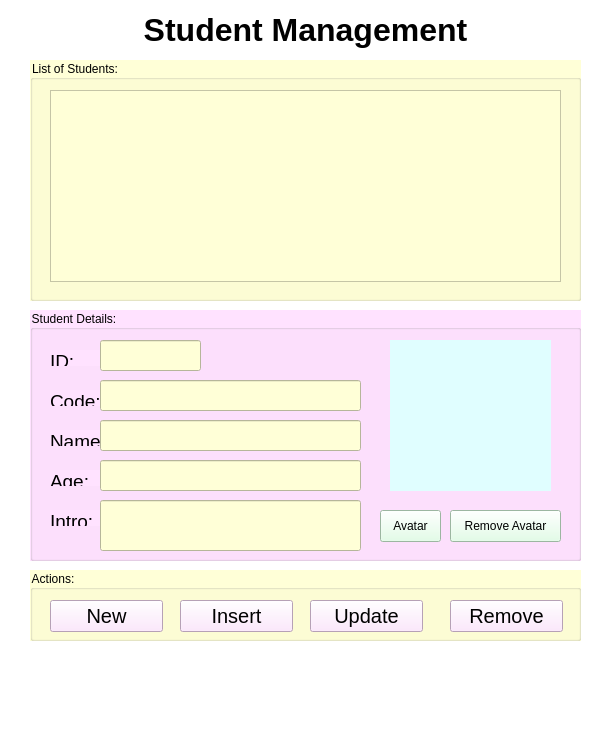
<?xml version="1.0" encoding="UTF-8"?>
<ui version="4.0">
 <class>MainWindow</class>
 <widget class="QMainWindow" name="MainWindow">
  <property name="geometry">
   <rect>
    <x>0</x>
    <y>0</y>
    <width>610</width>
    <height>732</height>
   </rect>
  </property>
  <property name="windowTitle">
   <string>Trương Phạm Quỳnh Thư - Student Management</string>
  </property>
  <property name="windowIcon">
   <iconset>
    <normaloff>img/ic_logo.png</normaloff>img/ic_logo.png</iconset>
  </property>
  <property name="toolTip">
   <string/>
  </property>
  <property name="styleSheet">
   <string notr="true">background-color: rgb(255, 255, 255);</string>
  </property>
  <property name="iconSize">
   <size>
    <width>40</width>
    <height>40</height>
   </size>
  </property>
  <widget class="QWidget" name="centralwidget">
   <widget class="QLabel" name="label">
    <property name="geometry">
     <rect>
      <x>0</x>
      <y>10</y>
      <width>611</width>
      <height>41</height>
     </rect>
    </property>
    <property name="text">
     <string>&lt;html&gt;&lt;head/&gt;&lt;body&gt;&lt;p align=&quot;center&quot;&gt;&lt;span style=&quot; font-size:24pt; font-weight:600;&quot;&gt;Student Management&lt;/span&gt;&lt;/p&gt;&lt;/body&gt;&lt;/html&gt;</string>
    </property>
   </widget>
   <widget class="QGroupBox" name="groupBox_3">
    <property name="geometry">
     <rect>
      <x>30</x>
      <y>60</y>
      <width>551</width>
      <height>241</height>
     </rect>
    </property>
    <property name="styleSheet">
     <string notr="true">background-color: rgb(255, 255, 215);</string>
    </property>
    <property name="title">
     <string>List of Students:</string>
    </property>
    <widget class="QTableWidget" name="tableWidgetStudent">
     <property name="geometry">
      <rect>
       <x>20</x>
       <y>30</y>
       <width>511</width>
       <height>192</height>
      </rect>
     </property>
    </widget>
   </widget>
   <widget class="QGroupBox" name="groupBox_2">
    <property name="geometry">
     <rect>
      <x>30</x>
      <y>310</y>
      <width>551</width>
      <height>251</height>
     </rect>
    </property>
    <property name="styleSheet">
     <string notr="true">background-color: rgb(255, 226, 255);</string>
    </property>
    <property name="title">
     <string>Student Details:</string>
    </property>
    <widget class="QLabel" name="labelAvatar">
     <property name="geometry">
      <rect>
       <x>360</x>
       <y>30</y>
       <width>161</width>
       <height>151</height>
      </rect>
     </property>
     <property name="styleSheet">
      <string notr="true">background-color: rgb(224, 254, 255);</string>
     </property>
     <property name="text">
      <string/>
     </property>
     <property name="pixmap">
      <pixmap>img/ic_no_avatar.png</pixmap>
     </property>
     <property name="scaledContents">
      <bool>true</bool>
     </property>
    </widget>
    <widget class="QLabel" name="label_2">
     <property name="geometry">
      <rect>
       <x>20</x>
       <y>40</y>
       <width>60</width>
       <height>16</height>
      </rect>
     </property>
     <property name="text">
      <string>&lt;html&gt;&lt;head/&gt;&lt;body&gt;&lt;p&gt;&lt;span style=&quot; font-size:14pt;&quot;&gt;ID:&lt;/span&gt;&lt;/p&gt;&lt;/body&gt;&lt;/html&gt;</string>
     </property>
    </widget>
    <widget class="QLabel" name="label_3">
     <property name="geometry">
      <rect>
       <x>20</x>
       <y>80</y>
       <width>60</width>
       <height>16</height>
      </rect>
     </property>
     <property name="text">
      <string>&lt;html&gt;&lt;head/&gt;&lt;body&gt;&lt;p&gt;&lt;span style=&quot; font-size:14pt;&quot;&gt;Code:&lt;/span&gt;&lt;/p&gt;&lt;/body&gt;&lt;/html&gt;</string>
     </property>
    </widget>
    <widget class="QLabel" name="label_4">
     <property name="geometry">
      <rect>
       <x>20</x>
       <y>120</y>
       <width>60</width>
       <height>16</height>
      </rect>
     </property>
     <property name="text">
      <string>&lt;html&gt;&lt;head/&gt;&lt;body&gt;&lt;p&gt;&lt;span style=&quot; font-size:14pt;&quot;&gt;Name:&lt;/span&gt;&lt;/p&gt;&lt;/body&gt;&lt;/html&gt;</string>
     </property>
    </widget>
    <widget class="QLabel" name="label_5">
     <property name="geometry">
      <rect>
       <x>20</x>
       <y>160</y>
       <width>60</width>
       <height>16</height>
      </rect>
     </property>
     <property name="text">
      <string>&lt;html&gt;&lt;head/&gt;&lt;body&gt;&lt;p&gt;&lt;span style=&quot; font-size:14pt;&quot;&gt;Age:&lt;/span&gt;&lt;/p&gt;&lt;/body&gt;&lt;/html&gt;</string>
     </property>
    </widget>
    <widget class="QLabel" name="label_6">
     <property name="geometry">
      <rect>
       <x>20</x>
       <y>200</y>
       <width>60</width>
       <height>16</height>
      </rect>
     </property>
     <property name="text">
      <string>&lt;html&gt;&lt;head/&gt;&lt;body&gt;&lt;p&gt;&lt;span style=&quot; font-size:14pt;&quot;&gt;Intro:&lt;/span&gt;&lt;/p&gt;&lt;/body&gt;&lt;/html&gt;</string>
     </property>
    </widget>
    <widget class="QLineEdit" name="lineEditId">
     <property name="geometry">
      <rect>
       <x>70</x>
       <y>30</y>
       <width>101</width>
       <height>31</height>
      </rect>
     </property>
     <property name="styleSheet">
      <string notr="true">background-color: rgb(255, 255, 215);</string>
     </property>
    </widget>
    <widget class="QLineEdit" name="lineEditCode">
     <property name="geometry">
      <rect>
       <x>70</x>
       <y>70</y>
       <width>261</width>
       <height>31</height>
      </rect>
     </property>
     <property name="styleSheet">
      <string notr="true">background-color: rgb(255, 255, 215);</string>
     </property>
    </widget>
    <widget class="QLineEdit" name="lineEditName">
     <property name="geometry">
      <rect>
       <x>70</x>
       <y>110</y>
       <width>261</width>
       <height>31</height>
      </rect>
     </property>
     <property name="styleSheet">
      <string notr="true">background-color: rgb(255, 255, 215);</string>
     </property>
    </widget>
    <widget class="QLineEdit" name="lineEditAge">
     <property name="geometry">
      <rect>
       <x>70</x>
       <y>150</y>
       <width>261</width>
       <height>31</height>
      </rect>
     </property>
     <property name="styleSheet">
      <string notr="true">background-color: rgb(255, 255, 215);</string>
     </property>
    </widget>
    <widget class="QLineEdit" name="lineEditIntro">
     <property name="geometry">
      <rect>
       <x>70</x>
       <y>190</y>
       <width>261</width>
       <height>51</height>
      </rect>
     </property>
     <property name="styleSheet">
      <string notr="true">background-color: rgb(255, 255, 215);</string>
     </property>
    </widget>
    <widget class="QPushButton" name="pushButtonAvatar">
     <property name="geometry">
      <rect>
       <x>350</x>
       <y>200</y>
       <width>61</width>
       <height>32</height>
      </rect>
     </property>
     <property name="styleSheet">
      <string notr="true">background-color: rgb(219, 255, 226);</string>
     </property>
     <property name="text">
      <string>Avatar</string>
     </property>
    </widget>
    <widget class="QPushButton" name="pushButtonRemoveAvatar">
     <property name="geometry">
      <rect>
       <x>420</x>
       <y>200</y>
       <width>111</width>
       <height>32</height>
      </rect>
     </property>
     <property name="styleSheet">
      <string notr="true">background-color: rgb(219, 255, 226);</string>
     </property>
     <property name="text">
      <string>Remove Avatar</string>
     </property>
    </widget>
   </widget>
   <widget class="QGroupBox" name="groupBox">
    <property name="geometry">
     <rect>
      <x>30</x>
      <y>570</y>
      <width>551</width>
      <height>71</height>
     </rect>
    </property>
    <property name="styleSheet">
     <string notr="true">background-color: rgb(255, 255, 215);
</string>
    </property>
    <property name="title">
     <string>Actions:</string>
    </property>
    <widget class="QPushButton" name="pushButtonNew">
     <property name="geometry">
      <rect>
       <x>20</x>
       <y>30</y>
       <width>113</width>
       <height>32</height>
      </rect>
     </property>
     <property name="font">
      <font>
       <pointsize>15</pointsize>
      </font>
     </property>
     <property name="styleSheet">
      <string notr="true">background-color: rgb(255, 226, 255);
</string>
     </property>
     <property name="text">
      <string>New</string>
     </property>
     <property name="icon">
      <iconset>
       <normaloff>img/ic_new.png</normaloff>img/ic_new.png</iconset>
     </property>
     <property name="iconSize">
      <size>
       <width>32</width>
       <height>32</height>
      </size>
     </property>
    </widget>
    <widget class="QPushButton" name="pushButtonInsert">
     <property name="geometry">
      <rect>
       <x>150</x>
       <y>30</y>
       <width>113</width>
       <height>32</height>
      </rect>
     </property>
     <property name="font">
      <font>
       <pointsize>15</pointsize>
      </font>
     </property>
     <property name="whatsThis">
      <string>&lt;html&gt;&lt;head/&gt;&lt;body&gt;&lt;p&gt;background-color: rgb(255, 226, 255);&lt;/p&gt;&lt;/body&gt;&lt;/html&gt;</string>
     </property>
     <property name="styleSheet">
      <string notr="true">background-color: rgb(255, 226, 255);</string>
     </property>
     <property name="text">
      <string>Insert</string>
     </property>
     <property name="icon">
      <iconset>
       <normaloff>img/ic_save.png</normaloff>img/ic_save.png</iconset>
     </property>
     <property name="iconSize">
      <size>
       <width>24</width>
       <height>24</height>
      </size>
     </property>
    </widget>
    <widget class="QPushButton" name="pushButtonUpdate">
     <property name="geometry">
      <rect>
       <x>280</x>
       <y>30</y>
       <width>113</width>
       <height>32</height>
      </rect>
     </property>
     <property name="font">
      <font>
       <pointsize>15</pointsize>
      </font>
     </property>
     <property name="styleSheet">
      <string notr="true">background-color: rgb(255, 226, 255);</string>
     </property>
     <property name="text">
      <string>Update</string>
     </property>
     <property name="icon">
      <iconset>
       <normaloff>img/ic_update.png</normaloff>img/ic_update.png</iconset>
     </property>
     <property name="iconSize">
      <size>
       <width>23</width>
       <height>23</height>
      </size>
     </property>
    </widget>
    <widget class="QPushButton" name="pushButtonRemove">
     <property name="geometry">
      <rect>
       <x>420</x>
       <y>30</y>
       <width>113</width>
       <height>32</height>
      </rect>
     </property>
     <property name="font">
      <font>
       <pointsize>15</pointsize>
      </font>
     </property>
     <property name="styleSheet">
      <string notr="true">background-color: rgb(255, 226, 255);
</string>
     </property>
     <property name="text">
      <string>Remove</string>
     </property>
     <property name="icon">
      <iconset>
       <normaloff>img/ic_delete.png</normaloff>img/ic_delete.png</iconset>
     </property>
     <property name="iconSize">
      <size>
       <width>24</width>
       <height>24</height>
      </size>
     </property>
    </widget>
   </widget>
  </widget>
  <widget class="QMenuBar" name="menubar">
   <property name="geometry">
    <rect>
     <x>0</x>
     <y>0</y>
     <width>610</width>
     <height>37</height>
    </rect>
   </property>
  </widget>
  <widget class="QStatusBar" name="statusbar"/>
 </widget>
 <resources/>
 <connections/>
</ui>
